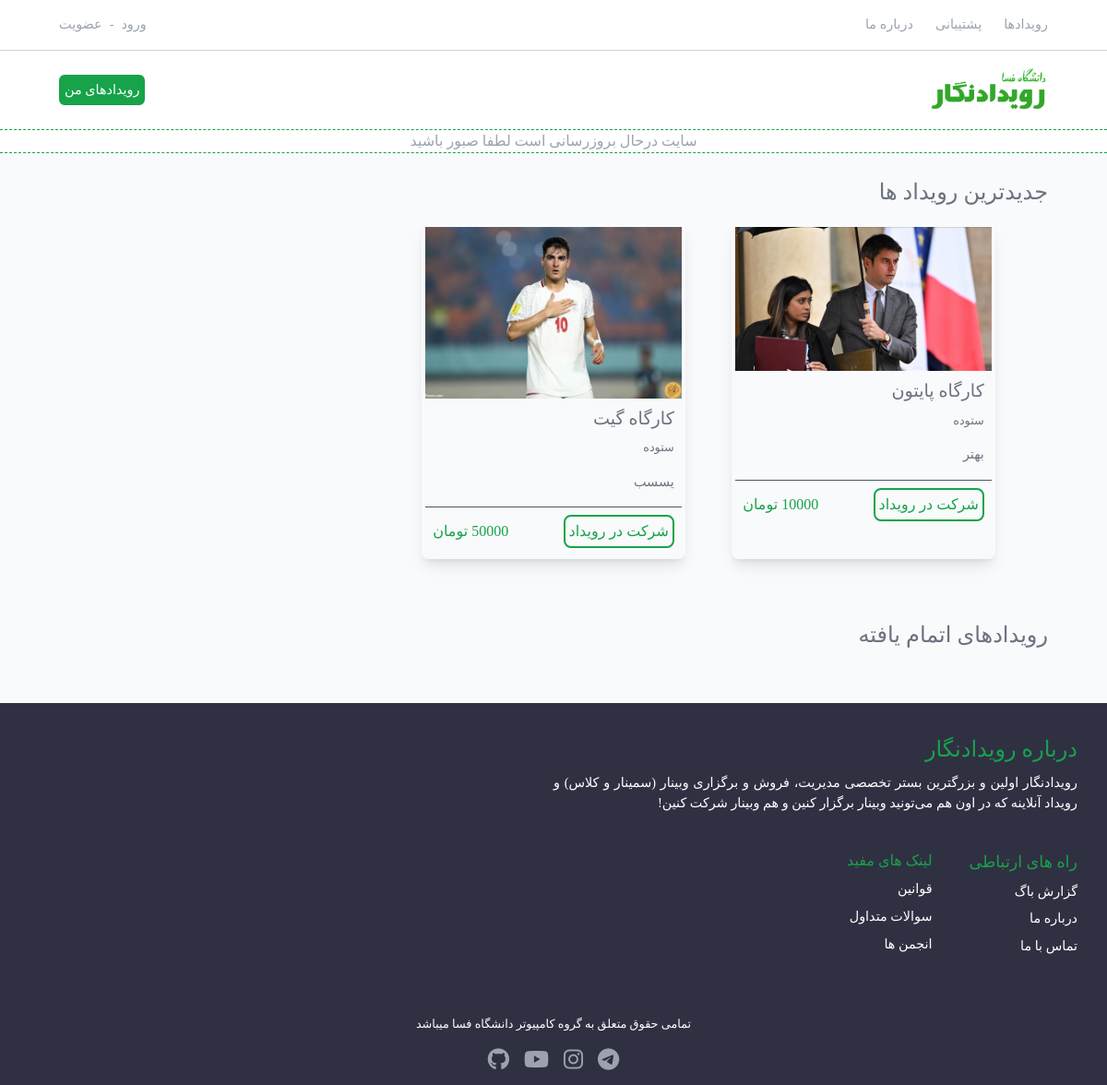
/, run on an earlier commit of the app's database.
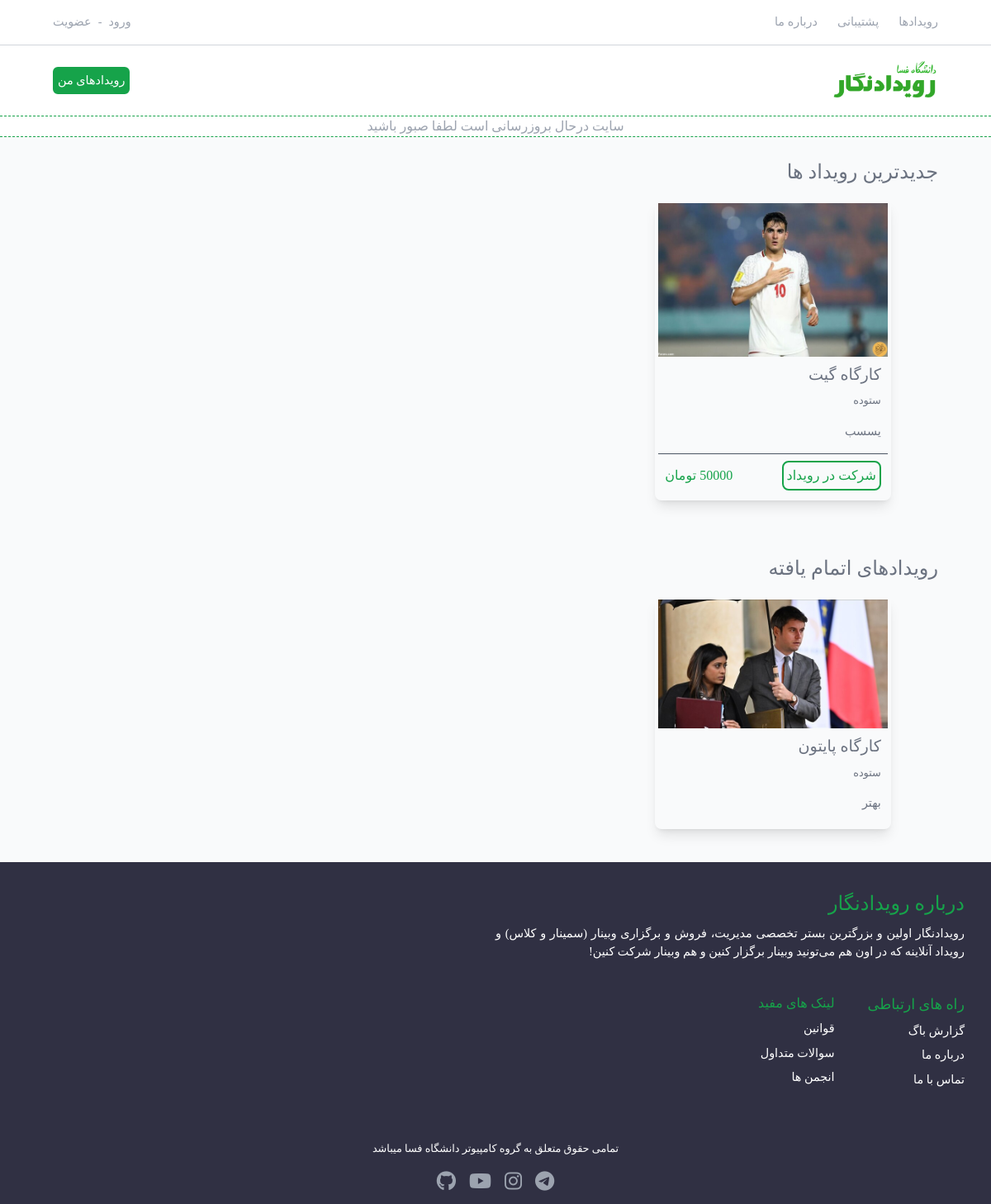
And on a later commit of the database.
### events_module/models.py (models this page shows, shortened)
class Event(models.Model):
    title = models.CharField(max_length=255, null=True, verbose_name="عنوان رویداد")
    description = models.TextField(null=True, verbose_name="توضیحات رویداد")
    start_date = models.CharField(max_length=255, verbose_name="تاریخ شروع")
    place = models.CharField(max_length=255, null=True, blank=True, verbose_name="محل برگزاری")
    days_of_week = models.TextField(null=True, blank=True, verbose_name="روزهای برگزاری")
    teacher = models.CharField(max_length=250, null=True, verbose_name="نام مدرس")
    price = models.IntegerField(null=True, verbose_name="هزینه رویداد")
    capacity = models.IntegerField(default=0, null=True, verbose_name="ظرفیت دوره")
    image = models.ImageField(upload_to='events', verbose_name="تصویر")
    slug = models.CharField(max_length=255, null=True, verbose_name="لینک")
    status = models.BooleanField(default=False, verbose_name="فعال/غیرفعال")
    class Meta:
        verbose_name = "رویداد"
        verbose_name_plural = "رویدادها"

### events_module/views.py (the view)
# urls.py: path('', views.EventsList.as_view(), name='events'),
class EventsList(ListView):
    queryset = Event.objects.filter(status=True).all()
    context_object_name = 'events'
    template_name = 'module/events.html'

### events_module/templates/module/events.html (shortened to what this page needs)
{% extends 'partial/main.html' %}
{% load thumbnail %}
{% block content %}
    {% include 'partial/notification.html' %}
    <section class="bg-gray-50">
        <div class="mx-auto md:px-8 text-[1.5rem] text-gray-500 py-6">
            <h2 class="text-center md:text-right azar-bold px-8">جدیدترین رویداد ها</h2>
            <div class="events md:px-16 grid grid-cols-1 sm:grid-cols-2 md:grid-cols-2 lg:grid-cols-3 gap-y-6 my-4">
                {% for event in events %}
                    {% if event.status and event.capacity > 0 %}
                        <div class="box shadow-lg w-[85%] p-1 rounded-lg mx-auto">
                            <a href="">
                                {% thumbnail event.image "345x273" crop="center" as im %}
                                    <img src="{{ im.url }}" width="{{ im.width }}" height="{{ im.height }}"
                                         class="w-[18rem] block mx-auto">
                                {% endthumbnail %}
                            </a>
                            <h3 class="text-[1.2rem] my-2 px-2">{{ event.title }}</h3>
                            <span class="block text-[0.8rem] my-2 px-2">{{ event.teacher }}</span>
                            <p class="text-[0.9rem] my-4 px-2">{{ event.description | truncatewords:5 }}</p>
                            <div class="flex justify-between items-center p-2 border-t border-gray-600">
                                <a
                                        href="{% url 'events:detail' event.slug %}"
                                        class="text-[1rem] text-green-600 border-2 border-green-600 rounded-lg p-1 hover:text-white hover:bg-green-600 hover:border-transparent transition-all duration-300"
                                >شرکت در رویداد</a
                                >
                                {% if event.price > 0 %}
                                    <span class="text-[1rem] text-green-600">{{ event.price }} تومان</span>
                                {% else %}
                                    <span class="text-[1rem] text-green-600">رایگان</span>
                                {% endif %}
                            </div>
                        </div>
                    {% endif %}
                {% endfor %}
            </div>
        </div>
        <div class="mx-auto md:px-8 text-[1.5rem] text-gray-500 py-6">
            <h2 class="text-center md:text-right azar-bold px-8">رویدادهای اتمام یافته</h2>
            <div class="events md:px-16 grid grid-cols-1 sm:grid-cols-2 md:grid-cols-2 lg:grid-cols-3 gap-y-6 my-4">
                {% for event in events %}
                    {% if event.status == False or event.capacity == 0 %}
                        <div class="box shadow-lg w-[85%] p-1 rounded-lg mx-auto">
                            <a href="">
                                {% thumbnail event.image "345x273" crop="center" as im %}
                                    <img src="{{ im.url }}" width="{{ im.width }}" height="{{ im.height }}"
                                         class="w-[18rem] block mx-auto">
                                {% endthumbnail %}
                            </a>
                            <h3 class="text-[1.2rem] my-2 px-2">{{ event.title }}</h3>
                            <span class="block text-[0.8rem] my-2 px-2">{{ event.teacher }}</span>
                            <p class="text-[0.9rem] my-4 px-2">{{ event.description | truncatewords:5 }}</p>
                        </div>
                    {% endif %}
                {% endfor %}
            </div>
        </div>
    </section>
{% endblock %}

### templates/partial/main.html (shortened to what this page needs)
<!DOCTYPE html>
<html lang="fa" dir="rtl">
<head>
    {% include 'partial/header_links.html' %}
</head>
<body class="azar relative">
{% include 'partial/header.html' %}
{% block content %}{% endblock %}
{% include 'partial/footer.html' %}
</body>
</html>

### templates/partial/header_links.html (shortened to what this page needs)
{% load static %}
<link rel="stylesheet" href="{% static 'style/font.css' %}"/>
<link rel="stylesheet" href="{% static 'style/tailwind.css' %}"/>
<link
        rel="stylesheet"
        href="https://cdnjs.cloudflare.com/ajax/libs/font-awesome/6.5.1/css/all.min.css"
/>

### templates/partial/header.html
<header class="py-4 px-4 md:px-16 flex justify-between border-b border-gray-300">
    <ul class="flex gap-x-6 items-center">
        <a href="">
            <li class="block cursor-pointer hover:text-gray-600 transition-all duration-300 text-[0.8rem] md:text-[0.9rem] text-gray-400">
                رویدادها
            </li>
        </a>
        <a href="">
            <li class="block cursor-pointer hover:text-gray-600 transition-all duration-300 text-[0.8rem] md:text-[0.9rem] text-gray-400">
                پشتیبانی
            </li>
        </a>
        <a href="">
            <li class="block cursor-pointer hover:text-gray-600 transition-all duration-300 text-[0.8rem] md:text-[0.9rem] text-gray-400">
                درباره ما
            </li>
        </a>
    </ul>
    <div class="flex gap-x-2 items-center">
        <a href="">
            <span class="block cursor-pointer hover:text-gray-600 transition-all duration-300 text-[0.8rem] md:text-[0.9rem] text-gray-400">ورود</span>
        </a>
        <span class="block cursor-pointer hover:text-gray-600 transition-all duration-300 text-[0.8rem] md:text-[0.9rem] text-gray-400">-</span>
        <a href="">
            <span class="block cursor-pointer hover:text-gray-600 transition-all duration-300 text-[0.8rem] md:text-[0.9rem] text-gray-400">عضویت</span>
        </a>
    </div>
</header>
<section class="py-4 px-4 md:px-16 flex items-center justify-between">
    <a href="">
        <img src="./../static/style/c-e copy 2.png" alt="" class="w-32"/>
    </a>
    <a href="" class="text-[0.8rem] md:text-[0.9rem] text-white bg-green-600 p-1 rounded-md border-2 border-green-600">رویدادهای
        من </a>
</section>

### templates/partial/notification.html
{% include 'partial/header_links.html' %}
<section
        class="text-[0.9rem] md:text-[1rem] border-t border-b border-dashed text-gray-400 border-green-600 h-[10vh] w-full flex items-center justify-center azar-bold">
    سایت درحال بروزرسانی است لطفا صبور باشید
</section>

### templates/partial/footer.html
<footer class="bg-[#303043] py-2 px-8">
    <div class="py-6 md: gap-x-8 justify-between">
        <div class="">
            <h2 class="text-green-600 azar-bold text-[1.2rem] md:text-[1.5rem]">درباره رویدادنگار</h2>
            <p class="text-white text-[0.8rem] md:text-[0.9rem] w-full md:w-1/2 text-justify my-2">
                رویدادنگار اولین و بزرگترین بستر تخصصی مدیریت، فروش و برگزاری وبینار (سمینار و کلاس) و رویداد آنلاینه که
                در اون هم می‌تونید وبینار برگزار کنین و هم وبینار شرکت کنین!
            </p>
        </div>
        <div class="md:flex gap-x-10">
            <div class="my-6">
                <h3 class="my-2 text-green-600 text-[1rem] md:text-[1.1rem]">راه های ارتباطی</h3>
                <ul class="text-[0.8rem] md:text-[0.9rem] flex flex-col gap-y-2 text-white">
                    <a href="">
                        <li>گزارش باگ</li>
                    </a>
                    <a href="">
                        <li>درباره ما</li>
                    </a>
                    <a href="">
                        <li>تماس با ما</li>
                    </a>
                </ul>
            </div>
            <div class="my-6">
                <h3 class="my-2 text-green-600 text-[1rem] md:text-[1.1]">لینک های مفید</h3>
                <ul class="text-[0.8rem] md:text-[0.9rem] flex flex-col gap-y-2 text-white">
                    <a href="">
                        <li>قوانین</li>
                    </a>
                    <a href="">
                        <li>سوالات متداول</li>
                    </a>
                    <a href="">
                        <li>انجمن ها</li>
                    </a>
                </ul>
            </div>
        </div>
    </div>
    <p class="text-white text-center my-4 text-[0.8rem]">تمامی حقوق متعلق به گروه کامپیوتر دانشگاه فسا میباشد</ح>
    <div class="flex justify-center gap-x-4 my-2 mt-4">
        <i class="fab fa-telegram text-gray-400 text-[1.5rem]"></i>
        <i class="fab fa-instagram text-gray-400 text-[1.5rem]"></i>
        <i class="fab fa-youtube text-gray-400 text-[1.5rem]"></i>
        <i class="fab fa-github text-gray-400 text-[1.5rem]"></i>
    </div>
</footer>

What changed in the data, as far as the page shows it:
changed Event "کارگاه پایتون": moves from the list under "جدیدترین رویداد ها" to the list under "رویدادهای اتمام یافته"
